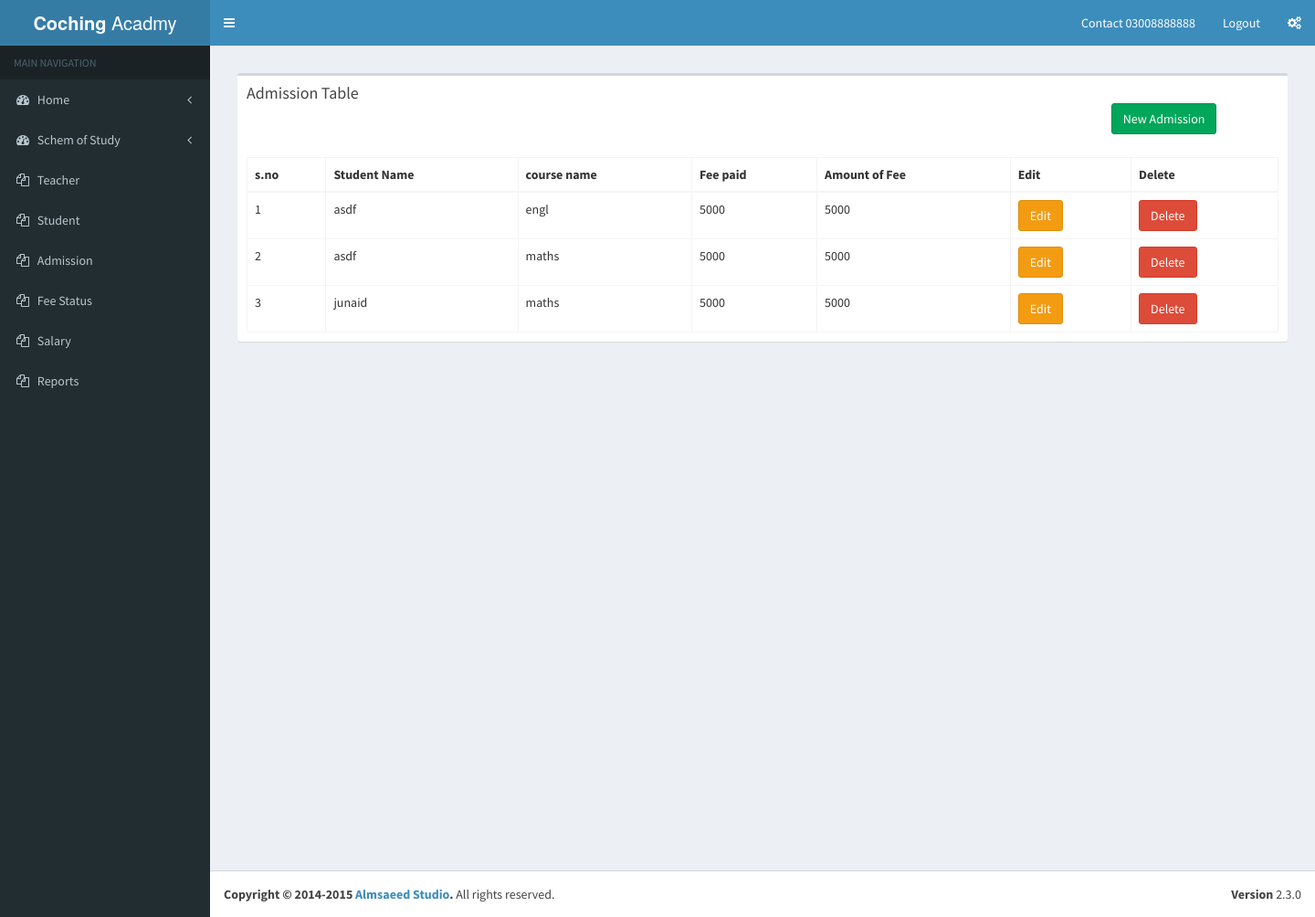
Page /admission1.php on the committed database.
### tables this page shows
CREATE TABLE `course` (
  `course_id` int(255) NOT NULL,
  `student_id` int(255) NOT NULL,
  `course_name` varchar(255) NOT NULL,
  `course_timing` varchar(255) NOT NULL,
  `course_fee` varchar(255) NOT NULL
);

CREATE TABLE `student` (
  `student_id` int(255) NOT NULL,
  `student_name` varchar(255) NOT NULL,
  `father_name` varchar(255) NOT NULL,
  `contact_no` varchar(255) NOT NULL,
  `email_adress` varchar(255) NOT NULL,
  `address` varchar(255) NOT NULL
);

### admission1.php (the view, shortened to what this page needs)
<?php
include 'include/conn.php';
include 'include/header.php';
include 'include/leftsidebar.php';
$sql=("SELECT * FROM `student_course_join`");
$stmt=$conn->prepare($sql);
$stmt->execute();
$result = $stmt->fetchAll();
$i = 1;
foreach( $result as $query ){
		$course_id    = $query['course_id'];
		$student_id   = $query['student_id'];
		$result_e[$i]['join_id'] = $query['student_course_join_id'];
		$course_sql    = $conn->prepare( "SELECT * FROM `course` where `course_id`   = $course_id" );
		$course_sql->execute();
		$result_e[$i]['course'] = $course_sql->fetchAll();
		$student_sql  = $conn->prepare( "SELECT * FROM `student` where `student_id` = $student_id" );
		$student_sql->execute();
		$result_e[$i]['student'] = $student_sql->fetchAll();
	$i++;
}
?>
      <div class="content-wrapper">
        <section class="content">
         <section class="content">
          <div class="row">
            <div class="col-xs-12">
              <div class="box">
                <div class="box-header">
                  <h3 class="box-title">Admission Table</h3>
                  <div class="col-md-12">
                  	<div class="col-md-10"></div>
                    <div class="col-md-2">
                    <td><a href="admission_insert.php?" class="btn btn-success">New Admission</a></td>
                    </div>
                  </div>
                </div>
                <div class="box-body">
                  <table id="example2" class="table table-bordered table-hover">
                   <div class="col-md-12"> <thead>
                     <tr>
					 <div class="col-md-1"><th>s.no</th></div>
                      <div class="col-md-1"><th>Student Name</th></div>
                      <div class="col-md-1"><th>course name</th></div>
                      <div class="col-md-1"><th>Fee paid</th></div>
					  <div class="col-md-1"><th>Amount of Fee</th></div>
				      <div class="col-md-1"><th>Edit</th></div>
					  <div class="col-md-1"><th>Delete</th></div>
					   </tr>
                    </thead>
					</div>
                    <tbody>
					<div class="col-md-12">
                    <?php
					$i=1;
					foreach ($result_e as $admission){
						?>
                             <tr>
                          <?php
                              print_r($result);
                               ?>
                      <div class="col-md-1">   <td><?=$i ?></td></div>
                      <div class="col-md-1"><td><?=( isset( $admission['student'][0]['student_name'] ) ) ? $admission['student'][0]['student_name'] : '' ; ?></td></div>
					  <div class="col-md-1"><td><?=( isset( $admission['course'][0]['course_name'] ) ) ? $admission['course'][0]['course_name'] : '' ; ?></td></div>
					  <div class="col-md-1"><td><?=( isset( $admission['course'][0]['course_fee'] ) ) ? $admission['course'][0]['course_fee'] : '' ; ?></td></div>
					  	<div class="col-md-1"><td><?=( isset( $admission['course'][0]['course_fee'] ) ) ? $admission['course'][0]['course_fee'] : '' ; ?></td></div>
                      <div class="col-md-1"><td><a href="admission_edit.php?id=<?=$admission['join_id']?>"class="btn btn-warning">Edit</a></td></div>
  					  <div class="col-md-1"><td><a href="admission_delete.php?id=<?=$admission['join_id']?>"class="btn btn-danger">Delete</a></td></div>
 				       </tr>
                       <?php
					   $i++;}
					   ?>
                     </div>
                  </table>
                </div>
              </div>
            </div>
          </div>
       </div>
      </div>
<?php include'include/footer.php';?>

### rows in the picture
course: course_name "engl", course_fee "5000"
student: student_name "asdf"
student: student_name "asdf"
course: course_name "maths", course_fee "5000"
student: student_name "junaid"
